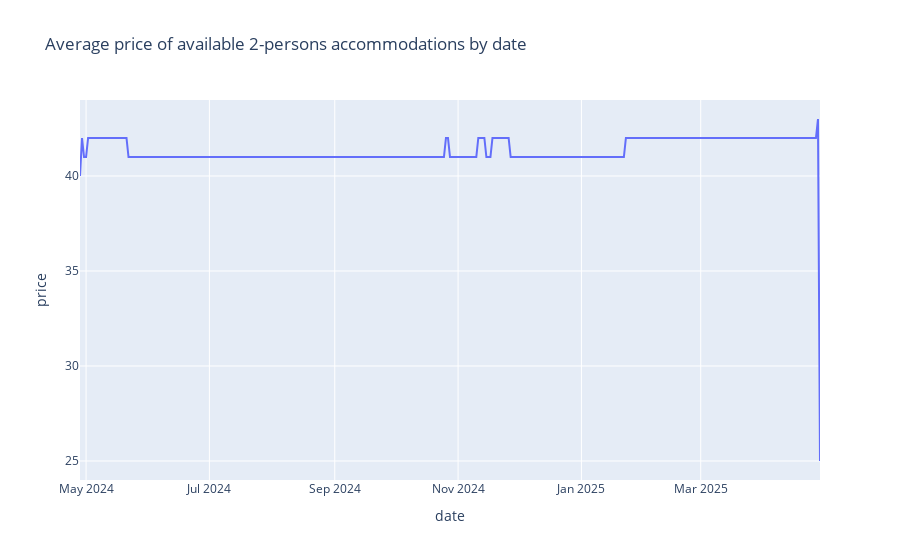

Write notebook code for a chart like this one.
### Markdown cell above
We can see that the average price isn't affected by date in Buenos Aires.

### Code cell
average_price = calendar_price[(calendar_price["available"] == True) & (calendar_price["accommodates"] == 2)].groupby(['date']).mean().astype(np.int64).reset_index()

average_price["date"] = np.array(pd.to_datetime(average_price["date"]))
average_price['weekday'] = average_price['date'].dt.day_name()
average_price = average_price.set_index('date')

fig = px.line(average_price, title="Average price of available 2-persons accommodations by date", x=average_price.index, y="price", hover_name="weekday")
fig.update_layout(hovermode="x")

fig.show()

### Figure 1 — Plotly figure (JSON) as saved in the notebook; plotly's stock layout.template omitted (floating-point values rounded to 4 significant figures; data arrays with more than 128 entries replaced by an {"elided": "..."} marker saying what was removed)
{"data": [{"hovertemplate": "<b>%{hovertext}</b><br><br>date=%{x}<br>price=%{y}<extra></extra>", "hovertext": {"elided": "367 str values"}, "legendgroup": "", "line": {"color": "#636efa", "dash": "solid"}, "marker": {"symbol": "circle"}, "mode": "lines", "name": "", "orientation": "v", "showlegend": false, "type": "scatter", "x": {"elided": "367 str values"}, "xaxis": "x", "y": {"elided": "367 int values"}, "yaxis": "y"}], "layout": {"hovermode": "x", "legend": {"tracegroupgap": 0}, "title": {"text": "Average price of available 2-persons accommodations by date"}, "xaxis": {"anchor": "y", "domain": [0, 1], "title": {"text": "date"}}, "yaxis": {"anchor": "x", "domain": [0, 1], "title": {"text": "price"}}}}
